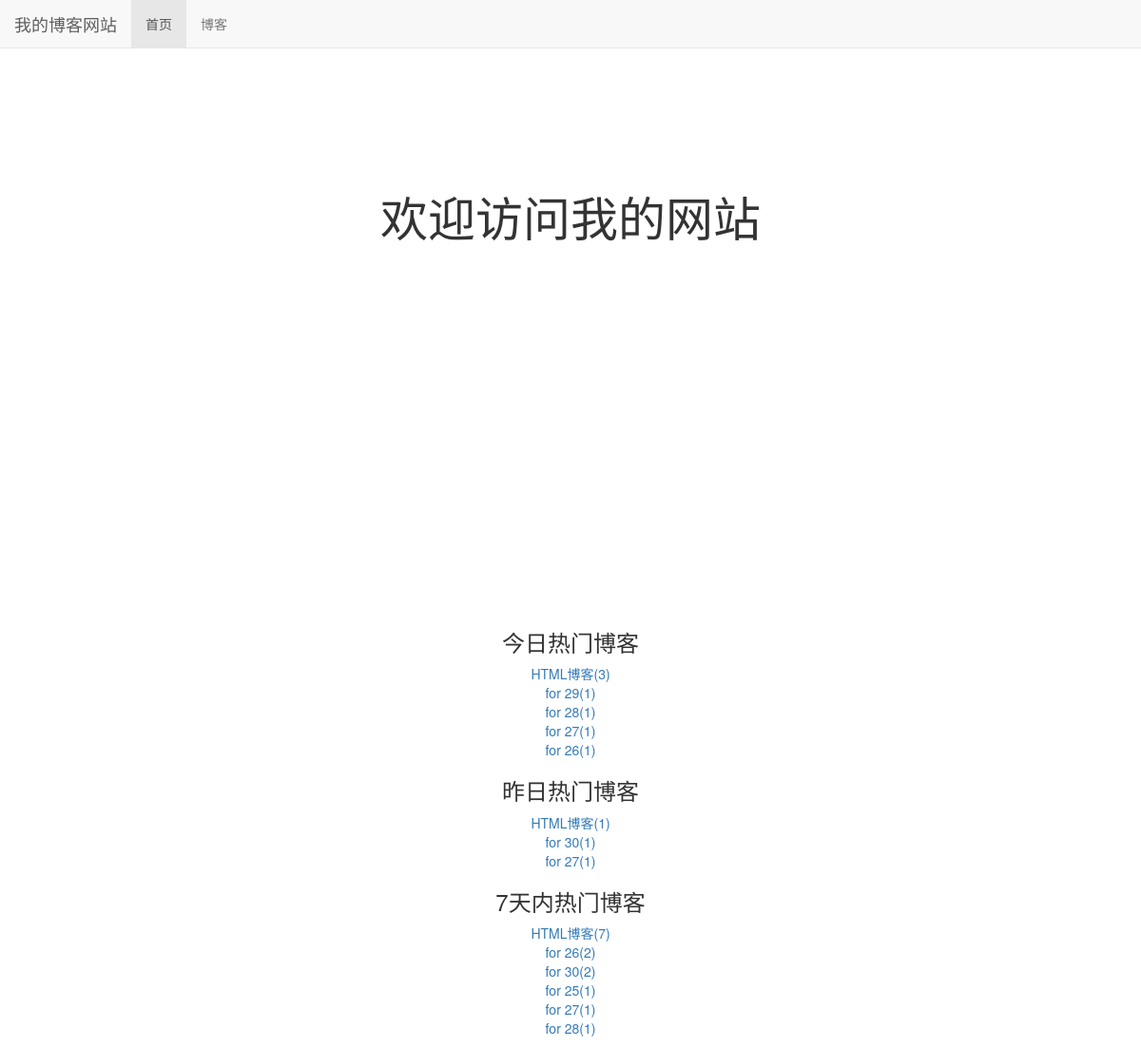
The page / on the database its author committed.
### read_statistics/models.py (models this page shows)
class ReadDetail(models.Model):
    date = models.DateField(default = timezone.now) # 默认时间设置为现在时间
    read_num = models.IntegerField(default = 0)
    content_type = models.ForeignKey(ContentType, on_delete=models.DO_NOTHING)
    object_id = models.PositiveIntegerField()
    content_object = GenericForeignKey('content_type', 'object_id')

### blog/models.py (models this page shows, shortened)
class Blog(models.Model, ReadNumExpandMethod):
    title = models.CharField(max_length = 50) # 设置标题，模式为字符，max_length最大长度为50字符
    blog_type = models.ForeignKey(BlogType, on_delete = models.DO_NOTHING, related_name = 'blog_blog') # BlogType是自己设置的博客分类
    content = RichTextUploadingField() # 设置文章内容，模式为富文本
    author = models.ForeignKey(User, on_delete = models.DO_NOTHING) # 设置作者，作者为外键
    read_details = GenericRelation(ReadDetail)
    create_time = models.DateTimeField(auto_now_add = True) # 设置创建时间，auto_now_add为“如果新创建一篇文章，将文章时间设为现在时间”
    last_updated_time = models.DateTimeField(auto_now_add = True)
    '''
    def get_read_num(self):
        # return self.readnum.read_num # 显示阅读数量
        try:
            return self.readnum.read_num # 显示阅读数量
        except ObjectDoesNotExist:
            return 0
    '''
    class Meta:
        ordering = ['-create_time']

### mysite/views.py (the view)
# urls.py: 2. Add a URL to urlpatterns:  path('', views.home, name='home')
def home(request):
    blog_content_type = ContentType.objects.get_for_model(Blog)
    dates, read_nums = get_seven_days_read_data(blog_content_type) # 获取过去7天阅读数量数组
    hot_blogs_for_7_days = cache.get('hot_blogs_for_7_days')
    if hot_blogs_for_7_days is None:
        hot_blogs_for_7_days = get_7_days_blogs()
        cache.set('hot_blogs_for_7_days', hot_blogs_for_7_days, 3600)
    today_hot_data = get_today_hot_data(blog_content_type) # 获取今日阅读数据
    yesterday_hot_data = get_yesterday_hot_data(blog_content_type) # 获取昨日阅读数据
    hot_blogs_for_7_days = get_7_days_blogs() # 过去7天的阅读数据
    context = {}
    context['dates'] = dates
    context['read_nums'] = read_nums # 将阅读数组传入前端页面
    context['today_hot_data'] = today_hot_data
    context['yesterday_hot_data'] = yesterday_hot_data
    context['hot_blogs_for_7_days'] = hot_blogs_for_7_days
    return render(request, 'home.html', context)

### mysite/views.py (called while the page is built)
def get_7_days_blogs():
    today = timezone.now().date() # 取出今天的日期
    seven_date = today - datetime.timedelta(days = 7)
    blogs = Blog.objects.filter(read_details__date__lt = today, read_details__date__gte = seven_date)\
        .values('id', 'title')\
        .annotate(read_num_sum = Sum('read_details__read_num'))\
        .order_by('-read_num_sum')
    return blogs

### read_statistics/utils.py (called while the page is built)
def get_seven_days_read_data(content_type):
    today = timezone.now().date() # 取出今天的日期
    dates = []
    read_nums = [] # 阅读数量数组
    for i in range(7, 0, -1):
        date = today - datetime.timedelta(days = i)
        read_details = ReadDetail.objects.filter(content_type = content_type, date = date)
        result = read_details.aggregate(read_num_sum = Sum('read_num')) # 聚合函数，统计确定日期下所有博客的所有阅读量，统计取名为read_num_sum
        dates.append(date.strftime('%m/%d'))
        read_nums.append(result['read_num_sum'] or 0) # 将result中read_num_sum的结果加入到阅读数量数组，如果不存在，则添加0
    return dates, read_nums

def get_today_hot_data(content_type):
    today = timezone.now().date() # 取出今天的日期
    read_details = ReadDetail.objects.filter(content_type = content_type, date = today).order_by('-read_num') # 由大到小按照read_num排序
    return read_details[:7] # 限制取前7条数据

def get_yesterday_hot_data(content_type):
    today = timezone.now().date() # 取出今天的日期
    yesterday = today - datetime.timedelta(days = 1)
    read_details = ReadDetail.objects.filter(content_type = content_type, date = yesterday).order_by('-read_num') # 由大到小按照read_num排序
    return read_details[:7] # 限制取前7条数据

### templates/home.html (shortened to what this page needs)
{% extends 'base.html'%}
{% load static %}
{% block header_extends %}
    <link rel="stylesheet" href="static/css/home.css">
{% endblock %}
{% block nav_home_active %}
active
{% endblock %}
{% block nav_blog_active %}
{% endblock %}
{% block content %}
    <h3 class="home-content">欢迎访问我的网站</h3>
    <div id="container"></div>
    <div class="hot-data">
        <h3>今日热门博客</h3>
        <ul>
            {% for hot_data in today_hot_data %}
                <li>
                    <a href="{% url 'blog_detail' hot_data.object_id %}">
                        {{ hot_data.content_object.title }}({{ hot_data.read_num }})
                    </a>
                </li>
            {% empty %}
                <li>今天暂无热门博客</li>
            {% endfor %}
        </ul>
        <h3>昨日热门博客</h3>
        <ul>
            {% for hot_data in yesterday_hot_data %}
                <li>
                    <a href="{% url 'blog_detail' hot_data.object_id %}">
                        {{ hot_data.content_object.title }}({{ hot_data.read_num }})
                    </a>
                </li>
            {% empty %}
                <li>昨天暂无热门博客</li>
            {% endfor %}
        </ul>
        <h3>7天内热门博客</h3>
        <ul>
            {% for hot_data in hot_blogs_for_7_days %}
                <li>
                    <a href="{% url 'blog_detail' hot_data.id %}">
                        {{ hot_data.title }}({{ hot_data.read_num_sum }})
                    </a>
                </li>
            {% empty %}
                <li>7天内暂无热门博客</li>
            {% endfor %}
        </ul>
    </div>
{% endblock %}

### static/css/base.css (style rules this page uses)
* { margin: 0; padding: 0; }
body { margin-top: 70px!important; }

### static/css/home.css (style rules this page uses)
h3.home-content { font-size: 50px; text-align: center; margin-top: 4em; margin-bottom: 2em; }
div#container { margin: 0 auto; height: 20em; min-width: 20em; max-width: 30em; }
div.hot-data { text-align: center; margin-top: 2em; }

### rows shown on the page
ReadDetail: content_object "HTML博客", read_num "3"
ReadDetail: content_object "for 29", read_num "1"
ReadDetail: content_object "for 28", read_num "1"
ReadDetail: content_object "for 27", read_num "1"
ReadDetail: content_object "for 26", read_num "1"
ReadDetail: content_object "HTML博客", read_num "1"
ReadDetail: content_object "for 30", read_num "1"
ReadDetail: content_object "for 27", read_num "1"
Blog: title "HTML博客", read_num_sum "7"
Blog: title "for 26", read_num_sum "2"
Blog: title "for 30", read_num_sum "2"
Blog: title "for 27", read_num_sum "1"
Blog: title "for 28", read_num_sum "1"

### other values the page prints
{{ hot_data.title }} "for 25"
{{ hot_data.read_num_sum }} "1"
